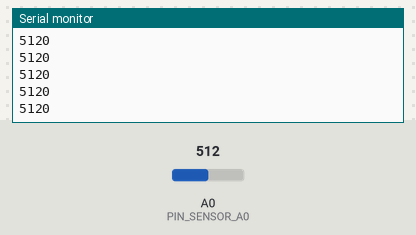
This sketch was run on a simulated Arduino Uno, built with avr-gcc and run on an emulated ATmega328P. Parts: the last lines printed to the serial monitor. The inputs (shaded band) are chosen by the test bench; at power-on: A0 (PIN_SENSOR_A0) = 512.

Above: at 1.2 s.
1.3 s: A0 (PIN_SENSOR_A0) set to 716
At 1.31 s:
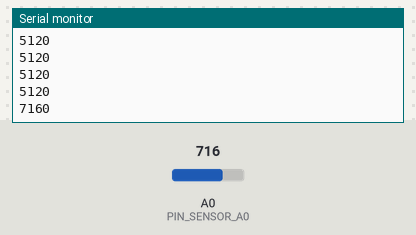
2.8 s: A0 (PIN_SENSOR_A0) set to 900
At 2.82 s:
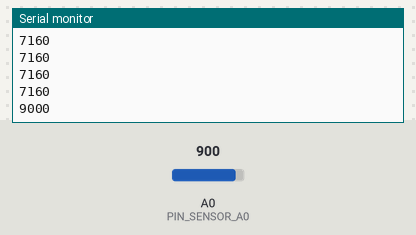
Timing chart, 0 to 5.8 s (numbered marks = the images above; inputs shaded):
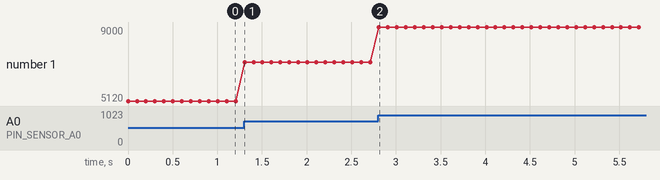

Measured:
- after the input at 1.3 s, the serial monitor: prints a new line at once (image 1)
- after the input at 2.8 s, the serial monitor: prints a new line at once (image 2)
- plotted number 1: 5120 → 7160 after the input at 1.3 s, 7160 → 9000 after the input at 2.8 s

The sketch:

demo_redrcv.ino
```cpp
// 可调距离，接收到反射0，无接收（黑线）1
// 不可调节距离，hw-006 v1.2,接收到反射1,无接收（黑线）0

int PIN_SENSOR = 0;  //wemos D1: D8-0
int PIN_SENSOR_A0 = A0;


void setup() {
  pinMode(PIN_SENSOR, INPUT);
  pinMode(PIN_SENSOR_A0, INPUT);
  Serial.begin(9600);
}

void loop() {
  int x = digitalRead(PIN_SENSOR);
  int a = analogRead(PIN_SENSOR_A0);
  Serial.print(a);
  Serial.println(x);
  delay(100);
}
```
